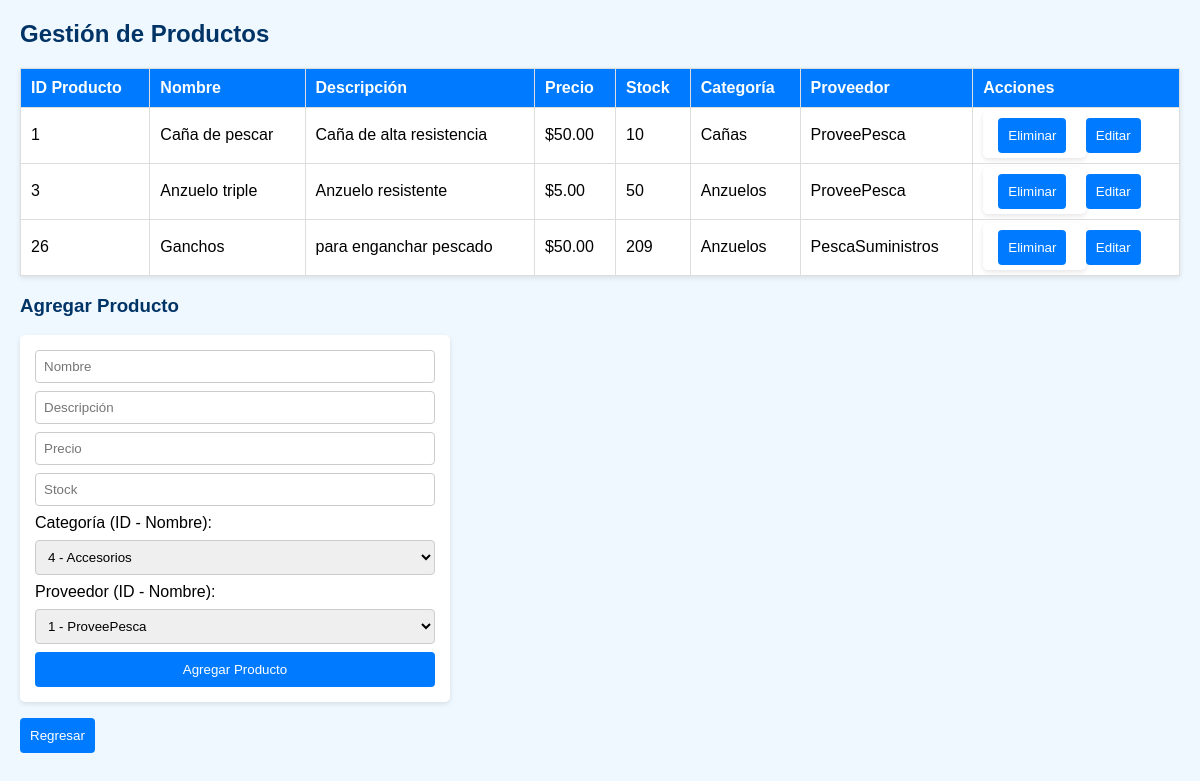
The page /productos.php (signed in) on the database its author committed.
### tables this page shows
CREATE TABLE `productos` (
  `id_producto` int(11) NOT NULL,
  `nombre` varchar(100) NOT NULL,
  `descripcion` text DEFAULT NULL,
  `precio` decimal(10,2) NOT NULL,
  `stock` int(11) NOT NULL,
  `id_categoria` int(11) DEFAULT NULL,
  `id_proveedor` int(11) DEFAULT NULL
);

CREATE TABLE `categorias` (
  `id_categoria` int(11) NOT NULL,
  `nombre_categoria` varchar(50) NOT NULL
);

CREATE TABLE `proveedores` (
  `id_proveedor` int(11) NOT NULL,
  `nombre` varchar(100) NOT NULL,
  `telefono` varchar(15) DEFAULT NULL,
  `email` varchar(100) NOT NULL,
  `direccion` text DEFAULT NULL
);

### productos.php (the view, shortened to what this page needs)
<?php
$servername = "localhost";
$username = "root";
$password = "";
$dbname = "bdtienda";
$conn = new mysqli($servername, $username, $password, $dbname);
$query = "
    SELECT p.*, c.nombre_categoria, pr.nombre AS nombre_proveedor
    FROM productos p
    JOIN categorias c ON p.id_categoria = c.id_categoria
    JOIN proveedores pr ON p.id_proveedor = pr.id_proveedor
";
$result = $conn->query($query);
$productos = $result->fetch_all(MYSQLI_ASSOC);
$categorias = $conn->query("SELECT * FROM categorias")->fetch_all(MYSQLI_ASSOC);
$proveedores = $conn->query("SELECT * FROM proveedores")->fetch_all(MYSQLI_ASSOC);
$home_url = ($_SESSION['perfil'] === 'Root') ? "homer.php" : "homeg.php";
?>
<!DOCTYPE html>
<html lang="es">
<head>
</head>
<body>
    <h2>Gestión de Productos</h2>
    <table>
        <thead>
            <tr>
                <th>ID Producto</th>
                <th>Nombre</th>
                <th>Descripción</th>
                <th>Precio</th>
                <th>Stock</th>
                <th>Categoría</th>
                <th>Proveedor</th>
                <th>Acciones</th>
            </tr>
        </thead>
        <tbody>
            <?php foreach ($productos as $producto): ?>
                <tr>
                    <td><?= $producto['id_producto'] ?></td>
                    <td><?= htmlspecialchars($producto['nombre']) ?></td>
                    <td><?= htmlspecialchars($producto['descripcion']) ?></td>
                    <td>$<?= number_format($producto['precio'], 2) ?></td>
                    <td><?= $producto['stock'] ?></td>
                    <td><?= htmlspecialchars($producto['nombre_categoria']) ?></td>
                    <td><?= htmlspecialchars($producto['nombre_proveedor']) ?></td>
                    <td>
                        <form method="post" style="display:inline;">
                            <button type="submit" name="eliminar">Eliminar</button>
                        </form>
                        <button onclick="openEditModal(<?= $producto['id_producto'] ?>, '<?= htmlspecialchars($producto['nombre']) ?>', '<?= htmlspecialchars($producto['descripcion']) ?>', <?= $producto['precio'] ?>, <?= $producto['stock'] ?>, <?= $producto['id_categoria'] ?>, <?= $producto['id_proveedor'] ?>)">Editar</button>
                    </td>
                </tr>
            <?php endforeach; ?>
        </tbody>
    </table>
    <h3>Agregar Producto</h3>
    <form method="post">
        <input type="text" name="nombre" placeholder="Nombre" required>
        <input type="text" name="descripcion" placeholder="Descripción" required>
        <input type="number" name="precio" placeholder="Precio" required min="0" step="0.01">
        <input type="number" name="stock" placeholder="Stock" required min="0" step="1">
        <label for="id_categoria">Categoría (ID - Nombre):</label>
        <select name="id_categoria" id="id_categoria" required>
            <?php foreach ($categorias as $categoria): ?>
                <option value="<?= $categoria['id_categoria'] ?>"><?= $categoria['id_categoria'] . ' - ' . htmlspecialchars($categoria['nombre_categoria']) ?></option>
            <?php endforeach; ?>
        </select>
        <label for="id_proveedor">Proveedor (ID - Nombre):</label>
        <select name="id_proveedor" id="id_proveedor" required>
            <?php foreach ($proveedores as $proveedor): ?>
                <option value="<?= $proveedor['id_proveedor'] ?>"><?= $proveedor['id_proveedor'] . ' - ' . htmlspecialchars($proveedor['nombre']) ?></option>
            <?php endforeach; ?>
        </select>
        <button type="submit" name="agregar">Agregar Producto</button>
    </form>
    <div class="button-container">
        <a href="<?= $home_url ?>" style="text-decoration:none;">
            <button>Regresar</button>
        </a>
    </div>
</body>
</html>

### productos.php (style rules this page uses)
body { font-family: Arial, sans-serif; margin: 20px; background-color: #f0f8ff; }
h2, h3 { color: #003366; }
table { width: 100%; border-collapse: collapse; margin-bottom: 16px; background-color: #ffffff; box-shadow: 0 2px 5px rgba(0, 0, 0, 0.1); }
th, td { border: 1px solid #ddd; padding: 10px; text-align: left; }
th { background-color: #007bff; color: white; }
form { display: flex; flex-direction: column; gap: 8px; max-width: 400px; margin-bottom: 16px; background-color: #ffffff; padding: 15px; border-radius: 5px; box-shadow: 0 2px 5px rgba(0, 0, 0, 0.1); }
input, select { padding: 8px; border: 1px solid #ccc; border-radius: 4px; }
button { padding: 10px; background-color: #007bff; color: white; border: none; border-radius: 4px; cursor: pointer; transition: background-color 0.3s; }
.button-container { margin-bottom: 16px; }

### rows shown on the page
productos: id_producto "1", nombre "Caña de pescar", descripcion "Caña de alta resistencia", precio "50.00", stock "10", id_categoria.nombre_categoria "Cañas", id_proveedor.nombre "ProveePesca"
productos: id_producto "3", nombre "Anzuelo triple", descripcion "Anzuelo resistente", precio "5.00", stock "50", id_categoria.nombre_categoria "Anzuelos", id_proveedor.nombre "ProveePesca"
productos: id_producto "26", nombre "Ganchos", descripcion "para enganchar pescado", precio "50.00", stock "209", id_categoria.nombre_categoria "Anzuelos", id_proveedor.nombre "PescaSuministros"

### other values the page prints
form field id_categoria "4 - Accesorios"
form field id_proveedor "1 - ProveePesca"
